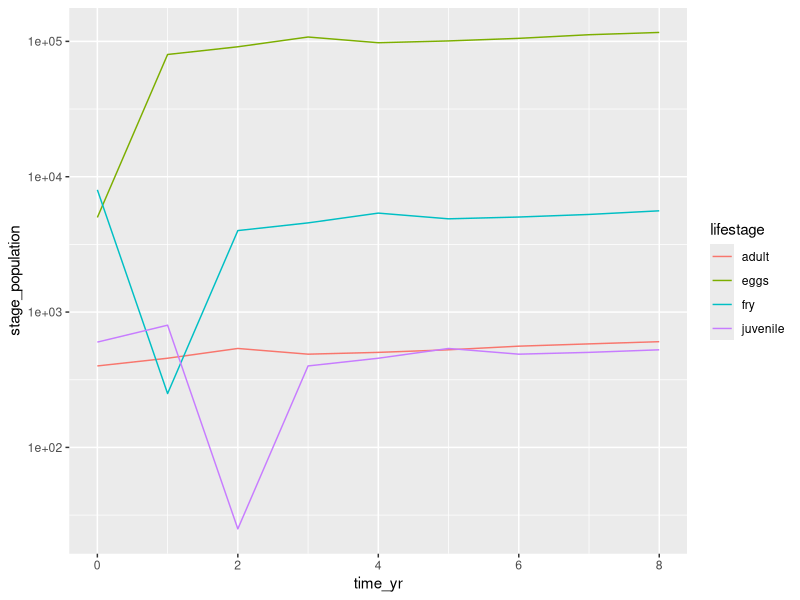

Write R code to recreate this figure.
## ---- chunk 1
knitr::opts_chunk$set(echo = TRUE)
library(tidyverse)
## ---- chunk 2
# Make the Leslie Matrix:
fish_leslie <- matrix(c(0, 0, 0, 200, 0.05, 0, 0, 0, 0, 0.10, 0, 0, 0, 0, 0.16, 0.9), nrow = 4, ncol = 4, byrow = TRUE)

# Check it out: 
fish_leslie
## ---- chunk 3
# Initial population structure (Roe, Fry, Juvenile, Adult): 
fish_year0 <- c(5000, 8000, 600, 400) #initial conditions
## ---- chunk 4
# Model projections

# ------ WHAT HAPPENS HERE? ------ #
# ------ comment line-by-line ---- #

# The line below...
time_yr <- seq(from = 0, to = 8, by = 1) #create vector for year as a time series to estimate pop size

# The line below...
proj_year <- matrix(ncol = length(fish_year0), nrow = length(time_yr)) #blank matrix 

# The line below...
proj_year[1, ] <- fish_year0  #first row into fish_year0

# The for loop below...
for (i in 2:length(time_yr)) { #starts with year1
  proj_year[i,] <- fish_leslie %*% proj_year[i-1,]
} #Dot product of fish_leslie and proj_year, filling it as you go 


# The rest is wrangling & visualization (run to check it out):
colnames(proj_year) <- c("eggs", "fry", "juvenile", "adult")# CHanging column names of matrix (important for pivoting longer)

proj_df <- data.frame(time_yr, proj_year) %>%  
  pivot_longer(cols = -time_yr, names_to = "lifestage", values_to = "stage_population") #pivotting and changing to be able to graph more easily 

ggplot(data = proj_df, aes(x = time_yr, y = stage_population)) +
  geom_line(aes(color = lifestage)) + #color = stage of life
  scale_y_log10()# plot it with y on a log scale 


